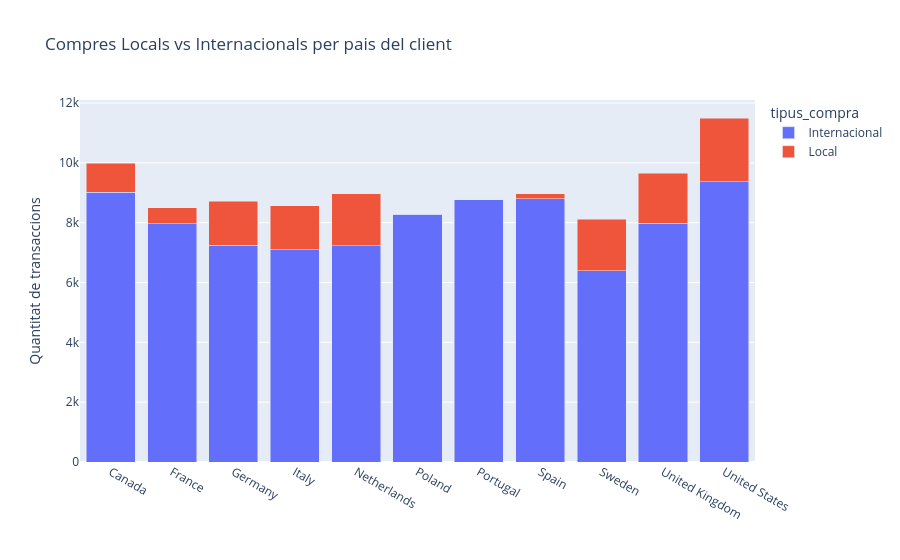

Notebook cell for this chart:
### Code cell
fig = px.bar(df_5, barmode='stack', title="Compres Locals vs Internacionals per pais del client")
fig.update_layout(xaxis_title="",yaxis_title="Quantitat de transaccions")
fig.show()

### Figure 1 — Plotly figure (JSON) as saved in the notebook; plotly's stock layout.template omitted (floating-point values rounded to 4 significant figures)
{"data": [{"hovertemplate": "tipus_compra=Internacional<br>country_user=%{x}<br>value=%{y}<extra></extra>", "legendgroup": "Internacional", "marker": {"color": "#636efa", "pattern": {"shape": ""}}, "name": "Internacional", "orientation": "v", "showlegend": true, "textposition": "auto", "type": "bar", "x": ["Canada", "France", "Germany", "Italy", "Netherlands", "Poland", "Portugal", "Spain", "Sweden", "United Kingdom", "United States"], "xaxis": "x", "y": [9016, 7972, 7245, 7101, 7230, 8274, 8765, 8804, 6387, 7979, 9365], "yaxis": "y"}, {"hovertemplate": "tipus_compra=Local<br>country_user=%{x}<br>value=%{y}<extra></extra>", "legendgroup": "Local", "marker": {"color": "#EF553B", "pattern": {"shape": ""}}, "name": "Local", "orientation": "v", "showlegend": true, "textposition": "auto", "type": "bar", "x": ["Canada", "France", "Germany", "Italy", "Netherlands", "Poland", "Portugal", "Spain", "Sweden", "United Kingdom", "United States"], "xaxis": "x", "y": [970, 534, 1478, 1465, 1731, 0, 0, 156, 1729, 1668, 2131], "yaxis": "y"}], "layout": {"barmode": "stack", "legend": {"title": {"text": "tipus_compra"}, "tracegroupgap": 0}, "title": {"text": "Compres Locals vs Internacionals per pais del client"}, "xaxis": {"anchor": "y", "domain": [0, 1], "title": {"text": ""}}, "yaxis": {"anchor": "x", "domain": [0, 1], "title": {"text": "Quantitat de transaccions"}}}}
